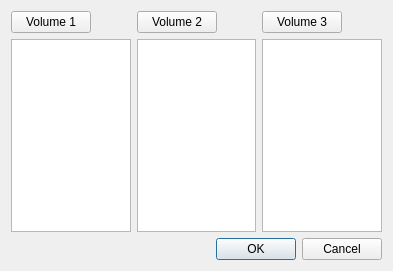
<ui version="4.0" >
 <class>Load3VolumesDialog</class>
 <widget class="QDialog" name="Load3VolumesDialog" >
  <property name="geometry" >
   <rect>
    <x>0</x>
    <y>0</y>
    <width>393</width>
    <height>271</height>
   </rect>
  </property>
  <property name="windowTitle" >
   <string>Load 3 Volumes</string>
  </property>
  <layout class="QVBoxLayout" >
   <item>
    <layout class="QGridLayout" >
     <item row="0" column="0" >
      <widget class="QPushButton" name="volButton1" >
       <property name="sizePolicy" >
        <sizepolicy vsizetype="Fixed" hsizetype="Fixed" >
         <horstretch>0</horstretch>
         <verstretch>0</verstretch>
        </sizepolicy>
       </property>
       <property name="text" >
        <string>Volume 1</string>
       </property>
      </widget>
     </item>
     <item row="0" column="1" >
      <widget class="QPushButton" name="volButton2" >
       <property name="sizePolicy" >
        <sizepolicy vsizetype="Fixed" hsizetype="Fixed" >
         <horstretch>0</horstretch>
         <verstretch>0</verstretch>
        </sizepolicy>
       </property>
       <property name="text" >
        <string>Volume 2</string>
       </property>
      </widget>
     </item>
     <item row="0" column="2" >
      <widget class="QPushButton" name="volButton3" >
       <property name="sizePolicy" >
        <sizepolicy vsizetype="Fixed" hsizetype="Fixed" >
         <horstretch>0</horstretch>
         <verstretch>0</verstretch>
        </sizepolicy>
       </property>
       <property name="text" >
        <string>Volume 3</string>
       </property>
      </widget>
     </item>
     <item row="1" column="0" >
      <widget class="QListWidget" name="volList1" />
     </item>
     <item row="1" column="1" >
      <widget class="QListWidget" name="volList2" />
     </item>
     <item row="1" column="2" >
      <widget class="QListWidget" name="volList3" />
     </item>
    </layout>
   </item>
   <item>
    <widget class="QDialogButtonBox" name="buttonBox" >
     <property name="orientation" >
      <enum>Qt::Horizontal</enum>
     </property>
     <property name="standardButtons" >
      <set>QDialogButtonBox::Cancel|QDialogButtonBox::NoButton|QDialogButtonBox::Ok</set>
     </property>
    </widget>
   </item>
  </layout>
 </widget>
 <resources/>
 <connections>
  <connection>
   <sender>buttonBox</sender>
   <signal>accepted()</signal>
   <receiver>Load3VolumesDialog</receiver>
   <slot>accept()</slot>
   <hints>
    <hint type="sourcelabel" >
     <x>248</x>
     <y>254</y>
    </hint>
    <hint type="destinationlabel" >
     <x>157</x>
     <y>274</y>
    </hint>
   </hints>
  </connection>
  <connection>
   <sender>buttonBox</sender>
   <signal>rejected()</signal>
   <receiver>Load3VolumesDialog</receiver>
   <slot>reject()</slot>
   <hints>
    <hint type="sourcelabel" >
     <x>316</x>
     <y>260</y>
    </hint>
    <hint type="destinationlabel" >
     <x>286</x>
     <y>274</y>
    </hint>
   </hints>
  </connection>
 </connections>
</ui>
